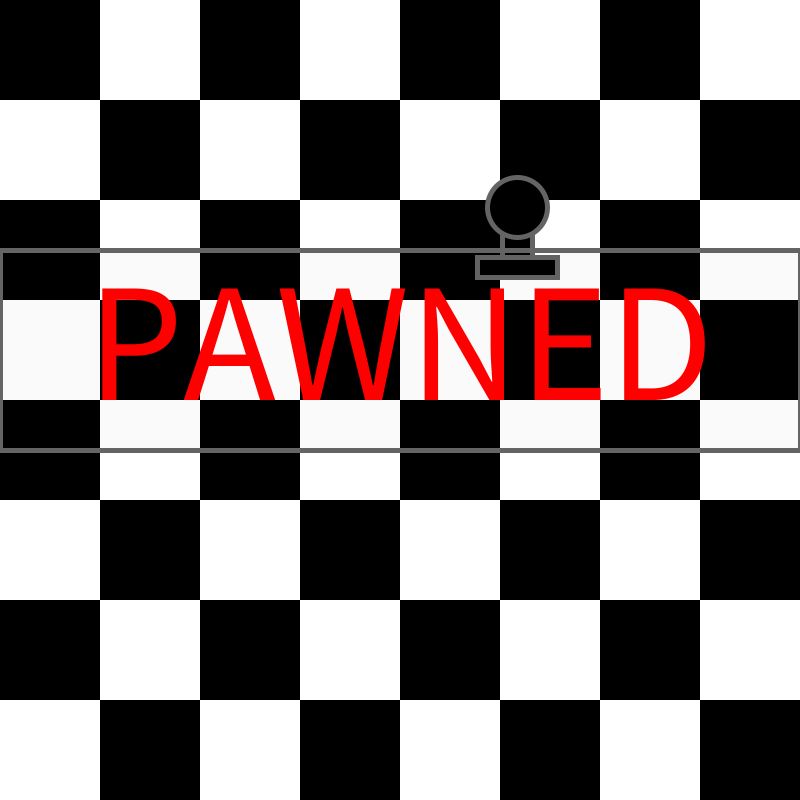
Frame 1 (no input)
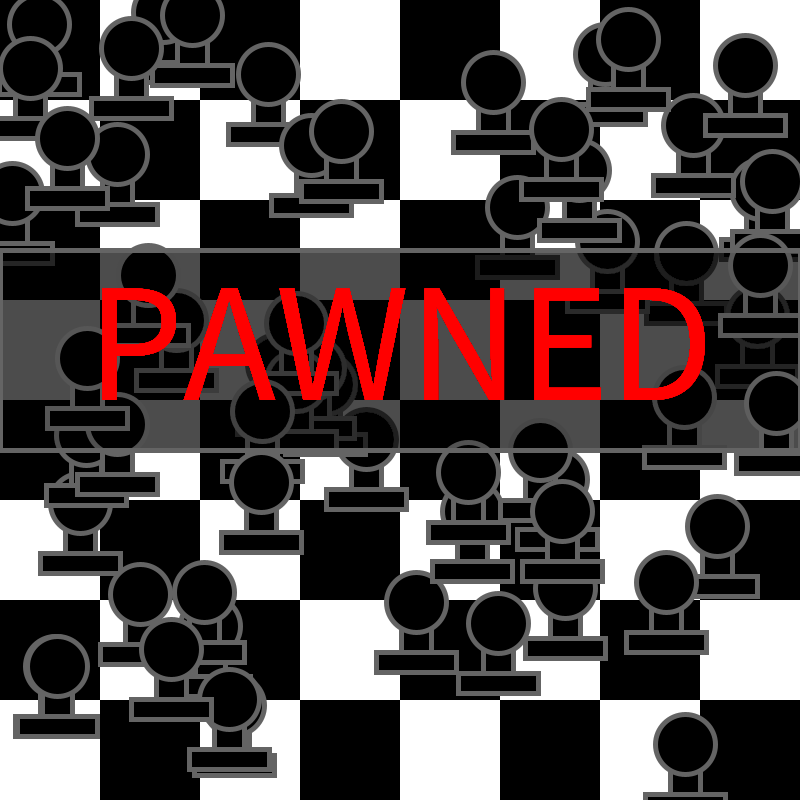
Frame 60 (the mouse pressed at the canvas centre just before this capture)
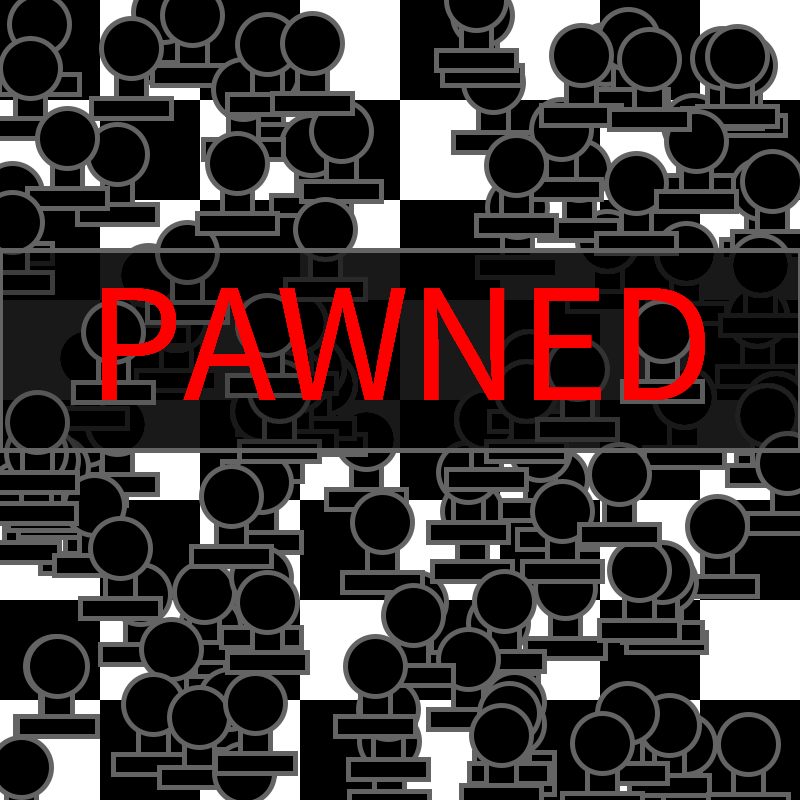
Frame 120 (the mouse held since frame 60 and released just before this capture)

The Processing sketch that drew these frames (run headless with seeded random() and noise(); from frame 60 on, the mouse is pressed at the canvas centre):

// Processing sketch: processing_113104
// ── processing_113104.pde

float a = 100;
float b = 100;
void setup()

{
  size(800,800);
  noStroke();
  background(255);
  frameRate(10);
   for (int i=0; i<=800;i+=200)
  {
    fill(0);
    rect(i,0,a,b);
  }
  for (int i=100; i<=800;i+=200)
  {
    fill(0);
    rect(i,100,a,b);
  }
  for (int i=0; i<=800;i+=200)
  {
    fill(0);
    rect(i,200,a,b);
  }
  for (int i=0; i<=800;i+=200)
  {
    fill(0);
    rect(i,400,a,b);
  }
  for (int i=0; i<=800;i+=200)
  {
    fill(0);
    rect(i,600,a,b);
  }
   for (int i=100; i<=800;i+=200)
  {
    fill(0);
    rect(i,300,a,b);
  }
   for (int i=100; i<=800;i+=200)
  {
    fill(0);
    rect(i,500,a,b);
  }
   for (int i=100; i<=800;i+=200)
  {
    fill(0);
    rect(i,700,a,b);
  }
}

void draw()
{
 drawpawn(random(800),random(800),60,60);

 
 
}


void drawpawn(float x, float y, float c, float d)
{ 
  //if (mouseX >= 0 && mouseY >= 0 && mousePressed == true && keyPressed == true)
  {
    strokeWeight(5);
    stroke(100);
    fill(0);
    rectMode(CENTER);
    rect(x,y+60,c/.75,d/3);
    rect(x,y+20,c/2,d);
    ellipse(x,y,c,d);
    textAlign(CENTER);
    fill(10,10,10,5);
    rect(400,350,width,200);
    fill(255,0,0);
    stroke(0);
    strokeWeight(10);
    textSize(170);
 
    text("PAWNED",400,400);
  }
}
